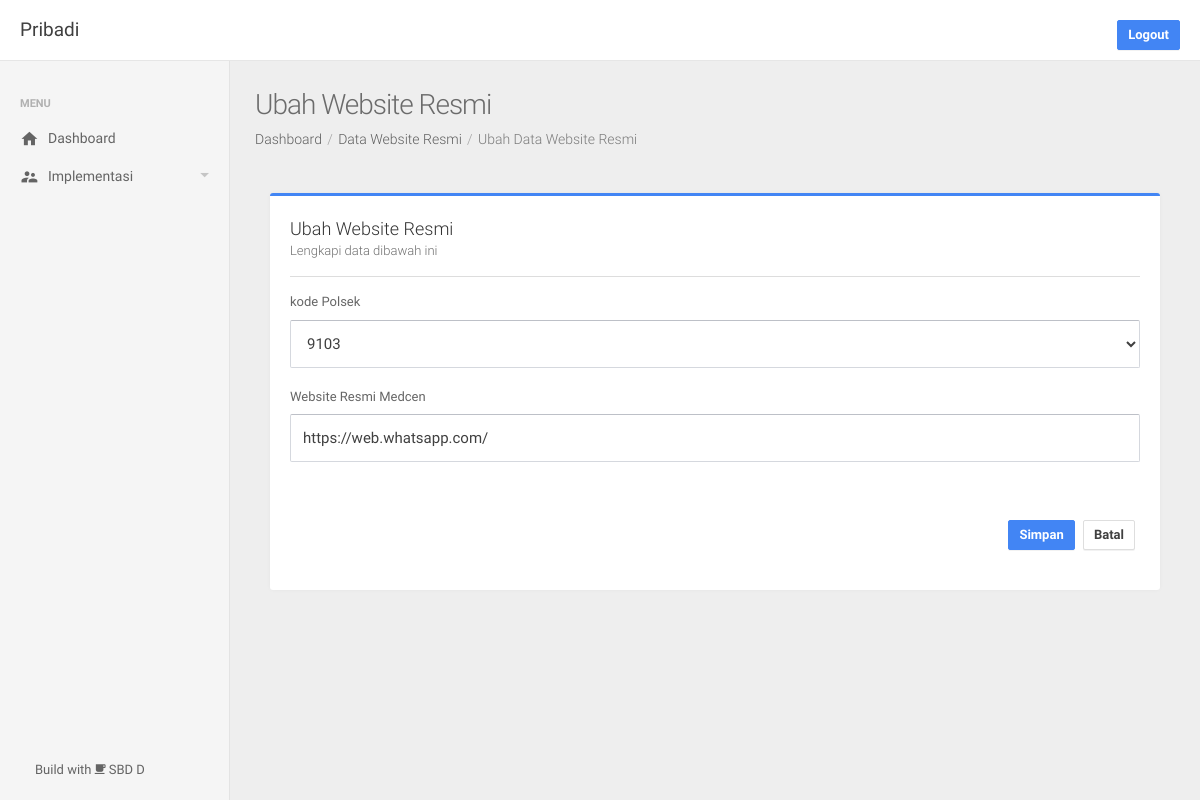
Page /website_resmi/2/ubah/ (signed in) on the committed database.
### app/models.py (models this page shows)
class User(db.Model, UserMixin):
    id = db.Column(db.Integer, primary_key=True)
    username = db.Column(db.String(30), nullable=False)
    password = db.Column(db.Text, nullable=False)

class WebsiteResmiMedcen(db.Model):
    id = db.Column(db.Integer, primary_key=True)
    kodePolsek = db.Column(db.Integer, unique=False)
    WebsiteResmiMedcen = db.Column(db.String(12), nullable=True)

### app/routes.py (the view)
@app.route('/website_resmi/<id>/ubah/', methods=['GET','POST'])
@login_required
def webresmiEdit(id):
    data = WebsiteResmiPolsek.query.filter_by(id=id).first()
    data2 = WebsiteResmiMedcen.query.filter_by(id=id).first()
    if request.method == 'POST':
        if current_user.username == 'polsek':
            data.kodePolsek = request.form['kodePolsek']
            data.WebsiteResmiPolsek = request.form['webPolsek']
            db.session.commit()
            return redirect(url_for('webresmi'))
        if current_user.username == 'medcen':
            data2.kodePolsek = request.form['kodePolsek']
            data2.WebsiteResmiMedcen = request.form['webMedcen']
            db.session.commit()
            return redirect(url_for('webresmi'))
    else:
        return render_template('webresmi/webresmiAdd.html', title='Ubah Website Resmi', submenu='dataWebsite Resmi' ,link1='Data Website Resmi', link2='Ubah Data Website Resmi', link3='website_resmi/',data2=data2, data=data,  dataPolsek=Polsek.query.all())

### app/models.py (called while the page is built)
@login_manager.user_loader
def load_user(user_id):
    return User.query.get(int(user_id))

### app/templates/webresmi/webresmiAdd.html (shortened to what this page needs)
{% extends 'layout.html' %}
{% block styles %}
<link rel="stylesheet" type="text/css" href="{{ url_for ('static', filename='assets/lib/select2/css/select2.min.css') }}"/>
<link rel="stylesheet" type="text/css" href="{{ url_for ('static', filename='assets/lib/bootstrap-slider/css/bootstrap-slider.css') }}"/>
{% endblock styles %}
{% block content %}
<div class="col-sm-12">
    <div class="panel panel-default panel-border-color panel-border-color-primary">
      <div class="panel-heading panel-heading-divider">{{title}}<span class="panel-subtitle">Lengkapi data dibawah ini</span></div>
      <div class="panel-body">
        <form method="POST" data-parsley-validate="" novalidate="" enctype="multipart/form-data">
            <div class="form-group">
              <label>kode Polsek</label>
              <select name="kodePolsek" parsley-trigger="change" required="" placeholder="Masukan Pekerjaan" autocomplete="off" class="form-control">
                  <option>{% if data or data2 %}{{data.kodePolsek}}{{data2.kodePolsek}}{% else %} -- Pilih Kode Polsek -- {% endif %} </option>
              </select>
            </div>
            {% if current_user.username == 'polsek' %}
              <div class="form-group">
                <label>Website Resmi Polsek</label>
                <input type="text" name="webPolsek" required="" autocomplete="off" class="form-control" value="{% if data %}{{data.WebsiteResmiPolsek}}{% endif %}" placeholder="https://example.com">
              </div>
            {% else %}
              <div class="form-group">
                <label>Website Resmi Medcen</label>
                <input type="text" name="webMedcen" required="" autocomplete="off" class="form-control" value="{% if data2 %}{{data2.WebsiteResmiMedcen}}{% endif %}" placeholder="https://example.com">
              </div>
            {% endif %}
          <br><br>
          <p class="text-right">
            <button type="submit" class="btn btn-space btn-primary">{% if data or data2 %}Simpan {% else %}Tambah{% endif %}</button>
            <a href="{% if title == 'Tambah Pribadi' or 'Ubah Pribadi' %} /website_resmi/ {% else %} /website_resmi/ {% endif %}" class="btn btn-space btn-default">Batal</a>
          </p>
        </form>
      </div>
    </div>
</div>
{% endblock content %}

### app/templates/snippets/topbar.html
<nav class="navbar navbar-default navbar-fixed-top be-top-header">
  <div class="container-fluid">
    <div class="be-right-navbar">
      <div class="page-title"><span>{{current_user.username|capitalize}}</span></div>
      <ul class="nav navbar-nav navbar-right be-user-nav">
        <br>
        {% if current_user.is_authenticated %}
          <a href="{{ url_for ('logout') }}" class="btn btn-primary">
            Logout
          </a>
        {% endif %}
      </ul>
    </div>
  </div>
</nav>

### rows in the picture
User: username "Pribadi"
WebsiteResmiMedcen: kodePolsek "9103", webMedcen "https://web.whatsapp.com/"

### other values in the picture
{{ title }} "Ubah Website Resmi"
{{ link1 }} "Data Website Resmi"
{{ link2 }} "Ubah Data Website Resmi"
